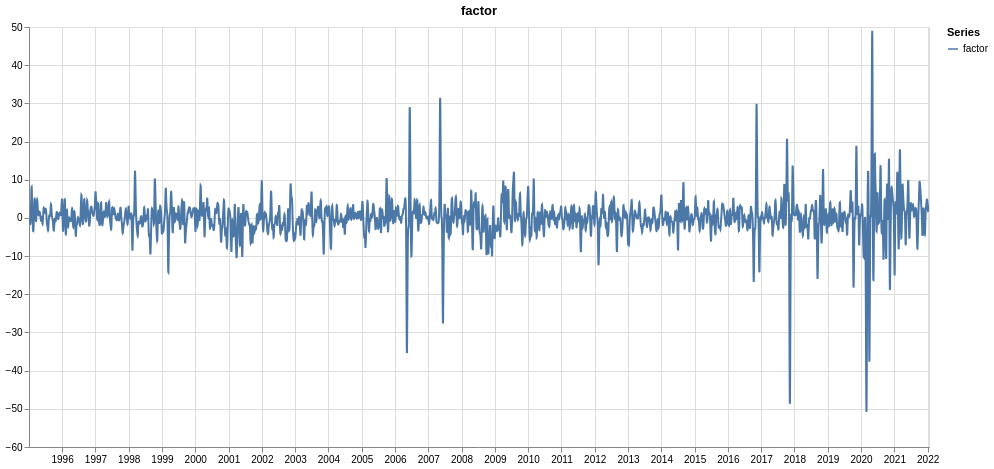

The notebook cell saved with this chart:
### Code cell
eda.plot_time_series_altair(factor_series, "factor")

### Figure 1 — Vega specification as saved in the notebook (floating-point values rounded to 4 significant figures; data arrays with more than 128 entries replaced by an {"elided": "..."} marker saying what was removed)
{"$schema": "https://vega.github.io/schema/vega/v5.json", "data": [{"name": "param_13_store"}, {"name": "param_14_store"}, {"name": "source_0", "values": {"elided": "9876 records"}, "transform": [{"type": "formula", "expr": "toDate(datum['Date'])", "as": "Date"}]}, {"name": "source_0_y_domain_Value", "values": [{"min": -50.8, "max": 49.04}]}, {"name": "source_0_color_domain_Variable", "values": [{"Variable": "factor"}]}], "signals": [{"name": "unit", "value": {}, "on": [{"events": "pointermove", "update": "isTuple(group()) ? group() : unit"}]}, {"name": "param_13_Variable_legend", "value": null, "on": [{"events": [{"source": "view", "markname": "Variable_legend_symbols", "type": "click"}, {"source": "view", "markname": "Variable_legend_labels", "type": "click"}, {"source": "view", "markname": "Variable_legend_entries", "type": "click"}], "update": "isDefined(datum.value) ? datum.value : item().items[0].items[0].datum.value", "force": true}, {"events": [{"source": "view", "type": "click"}], "update": "!event.item || !datum ? null : param_13_Variable_legend", "force": true}]}, {"name": "param_13", "update": "vlSelectionResolve(\"param_13_store\", \"union\", true, true)"}, {"name": "param_14", "update": "vlSelectionResolve(\"param_14_store\", \"union\")"}, {"name": "param_13_tuple", "update": "param_13_Variable_legend !== null ? {fields: param_13_tuple_fields, values: [param_13_Variable_legend]} : null"}, {"name": "param_13_tuple_fields", "value": [{"type": "E", "field": "Variable"}]}, {"name": "param_13_toggle", "value": false, "on": [{"events": {"merge": [{"source": "view", "type": "click"}]}, "update": "true"}]}, {"name": "param_13_modify", "on": [{"events": {"signal": "param_13_tuple"}, "update": "modify(\"param_13_store\", param_13_toggle ? null : param_13_tuple, param_13_toggle ? null : true, param_13_toggle ? param_13_tuple : null)"}]}, {"name": "param_14_Date", "on": [{"events": [{"source": "view", "type": "dblclick"}], "update": "null"}, {"events": {"signal": "param_14_translate_delta"}, "update": "panLinear(param_14_translate_anchor.extent_x, -param_14_translate_delta.x / width)"}, {"events": {"signal": "param_14_zoom_delta"}, "update": "zoomLinear(domain(\"x\"), param_14_zoom_anchor.x, param_14_zoom_delta)"}]}, {"name": "param_14_Value", "on": [{"events": [{"source": "view", "type": "dblclick"}], "update": "null"}, {"events": {"signal": "param_14_translate_delta"}, "update": "panLinear(param_14_translate_anchor.extent_y, param_14_translate_delta.y / height)"}, {"events": {"signal": "param_14_zoom_delta"}, "update": "zoomLinear(domain(\"y\"), param_14_zoom_anchor.y, param_14_zoom_delta)"}]}, {"name": "param_14_tuple", "on": [{"events": [{"signal": "param_14_Date || param_14_Value"}], "update": "param_14_Date && param_14_Value ? {unit: \"\", fields: param_14_tuple_fields, values: [param_14_Date,param_14_Value]} : null"}]}, {"name": "param_14_tuple_fields", "value": [{"field": "Date", "channel": "x", "type": "R"}, {"field": "Value", "channel": "y", "type": "R"}]}, {"name": "param_14_translate_anchor", "value": {}, "on": [{"events": [{"source": "scope", "type": "pointerdown"}], "update": "{x: x(unit), y: y(unit), extent_x: domain(\"x\"), extent_y: domain(\"y\")}"}]}, {"name": "param_14_translate_delta", "value": {}, "on": [{"events": [{"source": "window", "between": [{"source": "scope", "type": "pointerdown"}, {"source": "window", "type": "pointerup"}], "type": "pointermove", "consume": true}], "update": "{x: param_14_translate_anchor.x - x(unit), y: param_14_translate_anchor.y - y(unit)}"}]}, {"name": "param_14_zoom_anchor", "on": [{"events": [{"source": "scope", "consume": true, "type": "wheel"}], "update": "{x: invert(\"x\", x(unit)), y: invert(\"y\", y(unit))}"}]}, {"name": "param_14_zoom_delta", "on": [{"events": [{"source": "scope", "consume": true, "type": "wheel"}], "update": "pow(1.001, event.deltaY * pow(16, event.deltaMode))", "force": true}]}, {"name": "param_14_modify", "on": [{"events": {"signal": "param_14_tuple"}, "update": "modify(\"param_14_store\", param_14_tuple, true)"}]}], "marks": [{"type": "group", "name": "pathgroup", "from": {"facet": {"data": "source_0", "name": "faceted_path_main", "groupby": ["Variable"]}}, "encode": {"update": {"width": {"field": {"signal": null, "datum": null, "group": "width", "parent": null}}, "height": {"field": {"signal": null, "datum": null, "group": "height", "parent": null}}}}, "marks": [{"type": "line", "name": "marks", "from": {"data": "faceted_path_main"}, "sort": {"field": "x"}, "encode": {"update": {"tooltip": {"signal": "{\"Date\": timeFormat(datum[\"Date\"], '%b %d, %Y'), \"Variable\": isValid(datum[\"Variable\"]) ? datum[\"Variable\"] : \"\"+datum[\"Variable\"], \"Value\": format(datum[\"Value\"], \"\")}"}, "x": {"field": "Date", "scale": "x"}, "opacity": [{"value": 1, "test": "!length(data(\"param_13_store\")) || vlSelectionTest(\"param_13_store\", datum)"}, {"value": 0.12}], "stroke": {"field": "Variable", "scale": "color"}, "y": {"field": "Value", "scale": "y"}, "defined": {"signal": "isValid(datum[\"Date\"]) && isFinite(+datum[\"Date\"]) && isValid(datum[\"Value\"]) && isFinite(+datum[\"Value\"])"}}}, "clip": true, "style": ["line"], "interactive": true}]}], "scales": [{"name": "x", "type": "time", "domain": {"data": "source_0", "field": "Date"}, "range": [0, {"signal": "width"}], "domainRaw": {"signal": "param_14[\"Date\"]"}}, {"name": "y", "type": "linear", "domain": [{"signal": "(data(\"source_0_y_domain_Value\")[0] || {}).min"}, {"signal": "(data(\"source_0_y_domain_Value\")[0] || {}).max"}], "range": [{"signal": "height"}, 0], "domainRaw": {"signal": "param_14[\"Value\"]"}, "nice": true, "zero": true}, {"name": "color", "type": "ordinal", "domain": {"data": "source_0_color_domain_Variable", "field": "Variable", "sort": true}, "range": "category"}], "axes": [{"scale": "x", "gridScale": "y", "grid": true, "orient": "bottom", "minExtent": 0, "labels": false, "ticks": false, "zindex": 0, "tickCount": {"signal": "ceil(width/40)"}, "maxExtent": 0, "domain": false, "aria": false}, {"scale": "y", "zindex": 0, "domain": false, "ticks": false, "grid": true, "gridScale": "x", "labels": false, "tickCount": {"signal": "ceil(height/40)"}, "orient": "left", "aria": false, "maxExtent": 0, "minExtent": 0}, {"scale": "x", "orient": "bottom", "tickCount": {"signal": "ceil(width/40)"}, "zindex": 0, "labelFlush": true, "labelOverlap": true, "grid": false}, {"scale": "y", "grid": false, "tickCount": {"signal": "ceil(height/40)"}, "orient": "left", "labelOverlap": true, "zindex": 0}], "title": {"text": "factor", "frame": "group"}, "background": "white", "width": 900, "style": "cell", "legends": [{"title": "Series", "stroke": "color", "symbolType": "stroke", "encode": {"labels": {"name": "Variable_legend_labels", "interactive": true, "update": {"opacity": [{"test": "(!length(data(\"param_13_store\")) || (param_13[\"Variable\"] && indexof(param_13[\"Variable\"], datum.value) >= 0))", "value": 1}, {"value": 0.35}]}}, "symbols": {"name": "Variable_legend_symbols", "interactive": true, "update": {"opacity": [{"test": "(!length(data(\"param_13_store\")) || (param_13[\"Variable\"] && indexof(param_13[\"Variable\"], datum.value) >= 0))", "value": 1}, {"value": 0.35}]}}, "entries": {"name": "Variable_legend_entries", "interactive": true, "update": {"fill": {"value": "transparent"}}}}}], "height": 420, "padding": 5}
